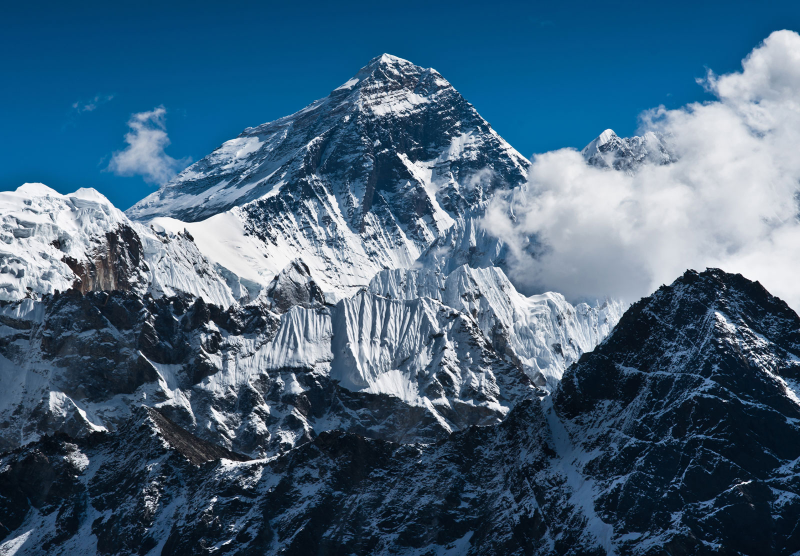
#> input picture mount+everest.jpg, 1600 x 1112 px, given in place of mount everest.jpg, which was not available (shown at 1/2 size)
$ python 'background removal.py'
#> lines starting #> are read from the running program, lines starting #| are printed output that depends on the picture; after the words box and inside, x2 and y2 are one past the last pixel; in counts of white or black regions, pixels touching at a corner belong together; pictures that were not available may be replaced by others from this repository, and a replacement may not be noted
# import cv2 to capture videofeed
import cv2

import numpy as np

# attach camera indexed as 0
camera = cv2.VideoCapture(0)

# setting framewidth and frameheight as 640 X 480
camera.set(3 , 640)
camera.set(4 , 480)

# loading the mountain image
mountain = cv2.imread('mount everest.jpg')
#> mountain is the input picture: shape (1112, 1600, 3); mean B, G, R 123, 98.8, 68.4

# resizing the mountain image as 640 X 480
mountain = cv2.resize(mountain, (640, 480))
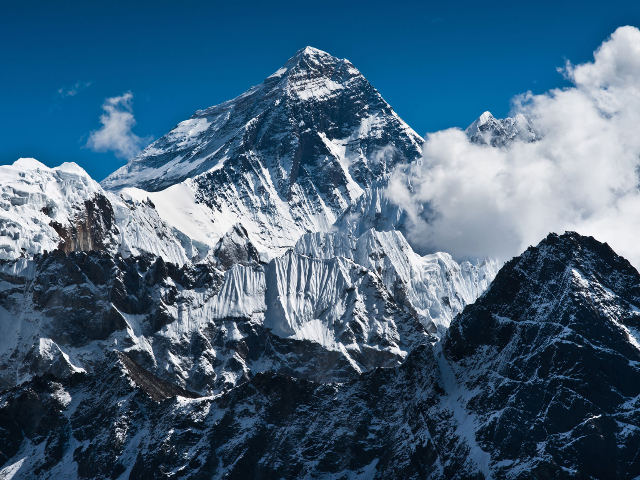
#> mountain: shape (480, 640, 3); mean B, G, R 122.9, 98.7, 68.3

while True:

    # read a frame from the attached camera
    status , frame = camera.read()

    # if we got the frame successfully
    if status:

        # flip it
        frame = cv2.flip(frame , 1)
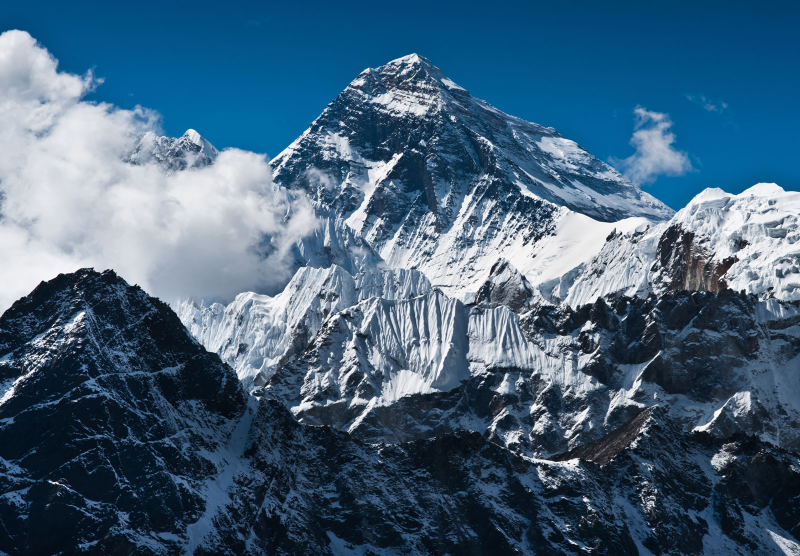
#> frame: shape (1112, 1600, 3) (shown at 1/2 size); mean B, G, R 123, 98.8, 68.4

        # converting the image to RGB for easy processing
        frame_rgb = cv2.cvtColor(frame , cv2.COLOR_BGR2RGB)

        # creating thresholds
        lower_bound = np.array([100,100,100])
        upper_bound = np.array([255,255,255])

        # thresholding image
        mask_1 = cv2.inRange(frame_rgb, lower_bound, upper_bound)
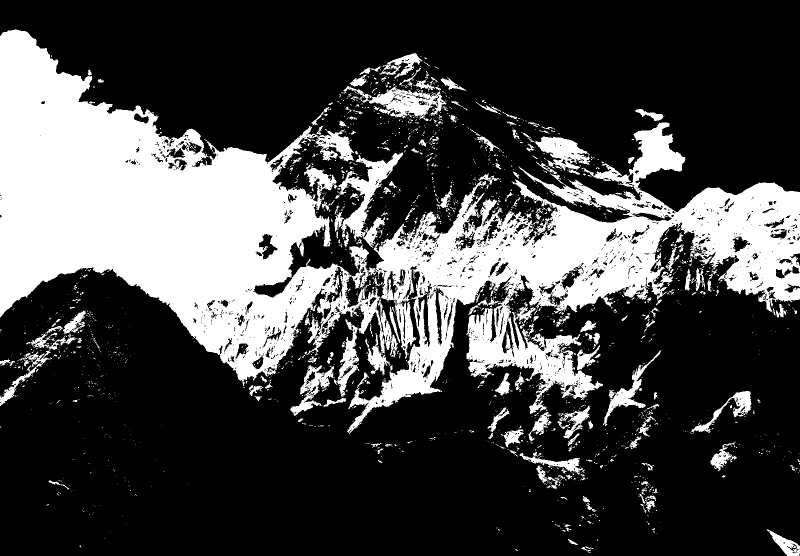
#> mask_1: shape (1112, 1600) (shown at 1/2 size); 27.9% white; 2099 white regions (1841 under 20 px), largest, box (x1, y1, x2, y2) and area: (0, 59, 1600, 868) 429782, (669, 305, 806, 496) 7581, (687, 157, 893, 242) 5789
        # inverting the mask
        mask_1 = cv2.bitwise_not(mask_1)
        # bitwise and operation to extract foreground / person
        person = cv2.bitwise_and(frame, frame, mask = mask_1)
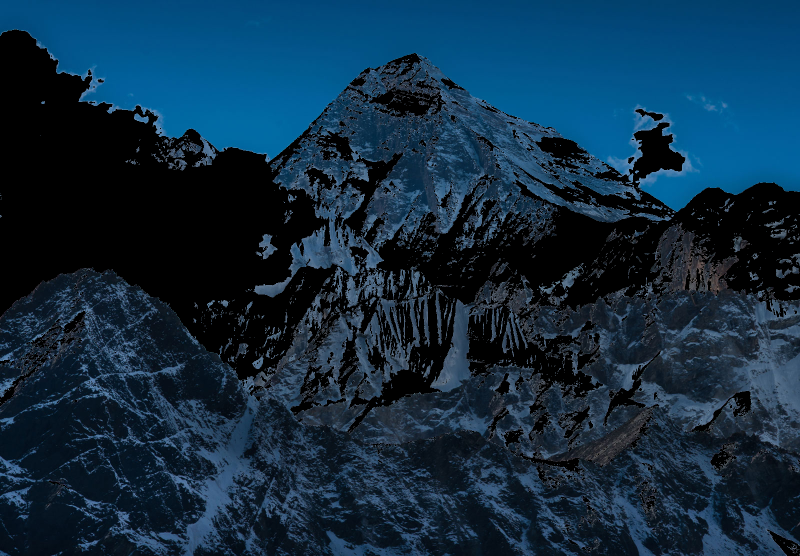
#> person: shape (1112, 1600, 3) (shown at 1/2 size); mean B, G, R 65.5, 44.2, 16.3
        # final image
#> (the run stopped early here; a loop or call above may not have finished)
